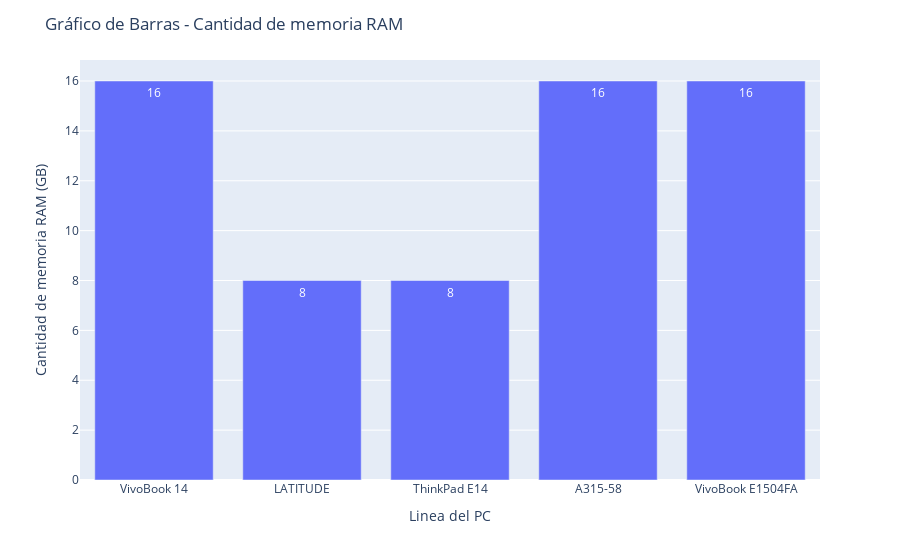

This figure's notebook cell:
### Markdown cell above
4-Graphic line type for RAM Memory

### Code cell
# Convertir la columna 'NUCLEOS_CPU' a tipo int para que los valores sean numéricos
data['RAM(GB)'] = data['RAM(GB)'].astype(int)

# Crear la gráfica de barras utilizando plotly.express
fig = px.bar(data, x='LINEA_PC', y='RAM(GB)', 
             text='RAM(GB)', 
             labels={'VELOCIDAD_CPU(GHZ)': 'Velocidad de CPU (GHz)'})

# Personalizar el diseño del gráfico
fig.update_layout(
    title='Gráfico de Barras - Cantidad de memoria RAM',
    xaxis_title='Linea del PC',
    yaxis_title='Cantidad de memoria RAM (GB)',
    xaxis_dtick=1  # Mostrar marcas de 1 en 1 en el eje X
)

# Mostrar el gráfico
fig.show()

### Figure 1 — Plotly figure (JSON) as saved in the notebook; plotly's stock layout.template omitted (floating-point values rounded to 4 significant figures)
{"data": [{"alignmentgroup": "True", "hovertemplate": "LINEA_PC=%{x}<br>RAM(GB)=%{text}<extra></extra>", "legendgroup": "", "marker": {"color": "#636efa", "pattern": {"shape": ""}}, "name": "", "offsetgroup": "", "orientation": "v", "showlegend": false, "text": [16, 8, 8, 16, 16], "textposition": "auto", "type": "bar", "x": ["VivoBook 14", "LATITUDE", "ThinkPad E14", "A315-58", "VivoBook E1504FA"], "xaxis": "x", "y": [16, 8, 8, 16, 16], "yaxis": "y"}], "layout": {"barmode": "relative", "legend": {"tracegroupgap": 0}, "margin": {"t": 60}, "title": {"text": "Gráfico de Barras - Cantidad de memoria RAM"}, "xaxis": {"anchor": "y", "domain": [0, 1], "dtick": 1, "title": {"text": "Linea del PC"}}, "yaxis": {"anchor": "x", "domain": [0, 1], "title": {"text": "Cantidad de memoria RAM (GB)"}}}}
